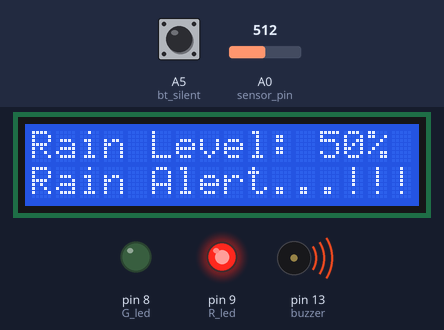
A sketch run on a simulated Arduino Uno, built with avr-gcc and run on an emulated ATmega328P. Shown: 16×2 character LCD, output pins drawn as LEDs (lit = HIGH), buzzer (waves = sounding, pin HIGH). Inputs (shaded band) come from the test bench; at power-on: A0 (sensor_pin) = 512, A5 (bt_silent) HIGH.

Above: at 3.03 s.
3.3 s: A0 (sensor_pin) set to 699
At 4.04 s:
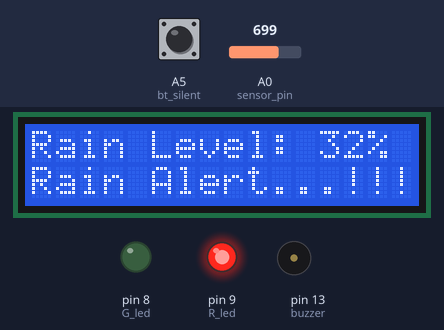
6.3 s: A0 (sensor_pin) set to 725
At 7.6 s:
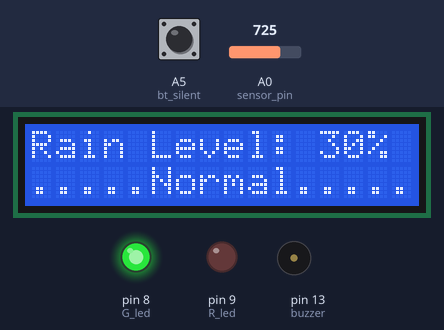
8.0 s: A0 (sensor_pin) set to 716
At 8.25 s:
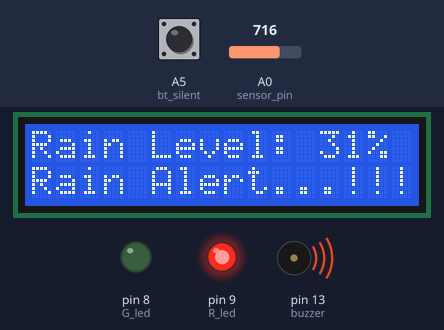
9.6 s: A5 (bt_silent) pulled LOW for 0.5 s
At 10.7 s:
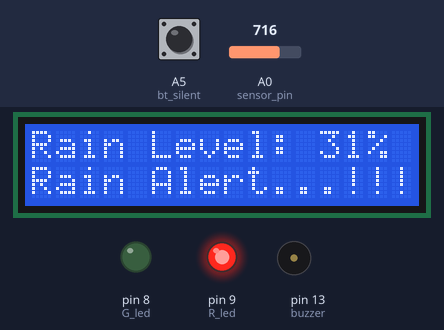
Timing chart, 0 to 12.6 s (numbered marks = the images above; inputs shaded):
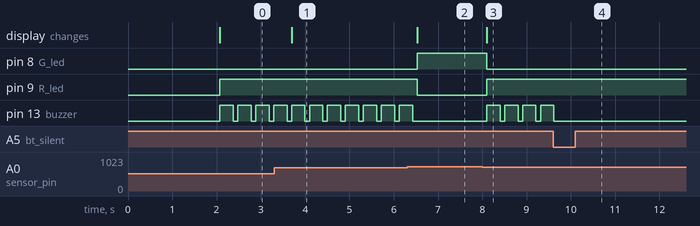

The sketch:

Rain_Detector_Alert_System.ino
```cpp
#include <LiquidCrystal.h> //Libraries
LiquidCrystal lcd(2, 3, 4, 5, 6, 7); //Arduino pins to lcd

#define sensor_pin A0
int adc_value;
int percent_value;

#define bt_silent  A5
int silent=0;

#define G_led 8
#define R_led 9

#define buzzer 13

void setup() { // put your setup code here, to run once

pinMode(sensor_pin, INPUT);

pinMode(bt_silent, INPUT_PULLUP);

pinMode(R_led,OUTPUT); // declare Red LED as output
pinMode(G_led,OUTPUT); // declare Green LED as output
pinMode(buzzer,OUTPUT); // declare Buzzer as output

lcd.begin(16, 2); // Configura lcd numero columnas y filas
lcd.clear();
lcd.setCursor (0,0);
lcd.print("   Welcome To   ");
lcd.setCursor (0,1);
lcd.print(" Rain  Detector ");
delay(2000);
lcd.clear();
}

void loop() {

adc_value= analogRead(sensor_pin);
percent_value = map(adc_value,0,1023,100,0);

if(digitalRead (bt_silent) == 0){
silent = 1;
delay(100);
}

lcd.setCursor(0, 0);
lcd.print("Rain Level: ");
lcd.print(percent_value);
lcd.print("%  ");

lcd.setCursor(0, 1);
if(percent_value>30){
if(silent==0){digitalWrite(buzzer, HIGH);}
lcd.print("Rain Alert...!!!");
digitalWrite(G_led, LOW); // Turn LED off.
digitalWrite(R_led, HIGH);  // Turn LED on.
delay(300);
}else{ silent=0;
lcd.print(".....Normal.....");
digitalWrite(G_led, HIGH); // Turn LED on.
digitalWrite(R_led, LOW);  // Turn LED off.
}

digitalWrite(buzzer, LOW);
delay(100);
}
```

Measured:
- the behaviour switches between 716 and 717 on A0 (sensor_pin) (found by bisection; images 1 and 2)
- after the input at 3.3 s, the display: changes after 0.40 s (image 1)
- after the input at 6.3 s, pin 8 (G_led): LOW → HIGH after 0.23 s; pin 9 (R_led): HIGH → LOW after 0.23 s; pin 13 (buzzer): goes on until 6.4 s, then stays LOW; the display: changes after 0.23 s (image 2)
- after the input at 8.0 s, pin 8 (G_led): HIGH → LOW after 0.10 s; pin 9 (R_led): LOW → HIGH after 0.10 s; pin 13 (buzzer): alternates HIGH for 0.30 s and LOW for 0.10 s, starting after 0.10 s; the display: changes after 0.10 s (image 3)
- after the input at 9.6 s, pin 13 (buzzer): goes on until 9.6 s, then stays LOW
- by itself, pin 13 (buzzer): alternates HIGH for 0.30 s and LOW for 0.10 s
